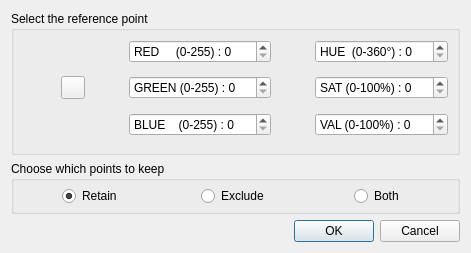
<?xml version="1.0" encoding="UTF-8"?>
<ui version="4.0">
 <class>HSVDialog</class>
 <widget class="QDialog" name="HSVDialog">
  <property name="geometry">
   <rect>
    <x>0</x>
    <y>0</y>
    <width>471</width>
    <height>253</height>
   </rect>
  </property>
  <property name="sizePolicy">
   <sizepolicy hsizetype="Fixed" vsizetype="Fixed">
    <horstretch>0</horstretch>
    <verstretch>0</verstretch>
   </sizepolicy>
  </property>
  <property name="windowTitle">
   <string>HSV color setting</string>
  </property>
  <property name="sizeGripEnabled">
   <bool>false</bool>
  </property>
  <layout class="QVBoxLayout" name="verticalLayout">
   <item>
    <layout class="QVBoxLayout" name="verticalLayout_5">
     <item>
      <widget class="QGroupBox" name="centerGroupBox">
       <property name="title">
        <string>Select the reference point </string>
       </property>
       <property name="flat">
        <bool>true</bool>
       </property>
       <layout class="QGridLayout" name="gridLayout_3">
        <item row="3" column="3">
         <spacer name="verticalSpacer_6">
          <property name="orientation">
           <enum>Qt::Vertical</enum>
          </property>
          <property name="sizeType">
           <enum>QSizePolicy::Expanding</enum>
          </property>
          <property name="sizeHint" stdset="0">
           <size>
            <width>20</width>
            <height>10</height>
           </size>
          </property>
         </spacer>
        </item>
        <item row="4" column="4">
         <spacer name="horizontalSpacer_7">
          <property name="orientation">
           <enum>Qt::Horizontal</enum>
          </property>
          <property name="sizeHint" stdset="0">
           <size>
            <width>40</width>
            <height>20</height>
           </size>
          </property>
         </spacer>
        </item>
        <item row="2" column="5">
         <widget class="QDoubleSpinBox" name="sat_first">
          <property name="prefix">
           <string notr="true">SAT (0-100%) : </string>
          </property>
          <property name="decimals">
           <number>0</number>
          </property>
          <property name="minimum">
           <double>0.000000000000000</double>
          </property>
          <property name="maximum">
           <double>255.000000000000000</double>
          </property>
         </widget>
        </item>
        <item row="0" column="3">
         <widget class="QDoubleSpinBox" name="red">
          <property name="prefix">
           <string notr="true">RED     (0-255) : </string>
          </property>
          <property name="decimals">
           <number>0</number>
          </property>
          <property name="minimum">
           <double>0.000000000000000</double>
          </property>
          <property name="maximum">
           <double>255.000000000000000</double>
          </property>
         </widget>
        </item>
        <item row="4" column="3">
         <widget class="QDoubleSpinBox" name="blue">
          <property name="prefix">
           <string notr="true">BLUE    (0-255) : </string>
          </property>
          <property name="decimals">
           <number>0</number>
          </property>
          <property name="minimum">
           <double>0.000000000000000</double>
          </property>
          <property name="maximum">
           <double>255.000000000000000</double>
          </property>
         </widget>
        </item>
        <item row="5" column="3">
         <spacer name="verticalSpacer_9">
          <property name="orientation">
           <enum>Qt::Vertical</enum>
          </property>
          <property name="sizeType">
           <enum>QSizePolicy::Expanding</enum>
          </property>
          <property name="sizeHint" stdset="0">
           <size>
            <width>20</width>
            <height>10</height>
           </size>
          </property>
         </spacer>
        </item>
        <item row="0" column="4">
         <spacer name="horizontalSpacer_2">
          <property name="orientation">
           <enum>Qt::Horizontal</enum>
          </property>
          <property name="sizeHint" stdset="0">
           <size>
            <width>40</width>
            <height>20</height>
           </size>
          </property>
         </spacer>
        </item>
        <item row="2" column="3">
         <widget class="QDoubleSpinBox" name="green">
          <property name="prefix">
           <string notr="true">GREEN (0-255) : </string>
          </property>
          <property name="decimals">
           <number>0</number>
          </property>
          <property name="minimum">
           <double>0.000000000000000</double>
          </property>
          <property name="maximum">
           <double>255.000000000000000</double>
          </property>
         </widget>
        </item>
        <item row="1" column="3">
         <spacer name="verticalSpacer_5">
          <property name="orientation">
           <enum>Qt::Vertical</enum>
          </property>
          <property name="sizeType">
           <enum>QSizePolicy::Expanding</enum>
          </property>
          <property name="sizeHint" stdset="0">
           <size>
            <width>20</width>
            <height>10</height>
           </size>
          </property>
         </spacer>
        </item>
        <item row="0" column="5">
         <widget class="QDoubleSpinBox" name="hue_first">
          <property name="prefix">
           <string notr="true">HUE  (0-360°) : </string>
          </property>
          <property name="decimals">
           <number>0</number>
          </property>
          <property name="minimum">
           <double>0.000000000000000</double>
          </property>
          <property name="maximum">
           <double>255.000000000000000</double>
          </property>
         </widget>
        </item>
        <item row="2" column="4">
         <spacer name="horizontalSpacer_3">
          <property name="orientation">
           <enum>Qt::Horizontal</enum>
          </property>
          <property name="sizeHint" stdset="0">
           <size>
            <width>40</width>
            <height>20</height>
           </size>
          </property>
         </spacer>
        </item>
        <item row="2" column="2">
         <spacer name="horizontalSpacer_5">
          <property name="orientation">
           <enum>Qt::Horizontal</enum>
          </property>
          <property name="sizeHint" stdset="0">
           <size>
            <width>40</width>
            <height>20</height>
           </size>
          </property>
         </spacer>
        </item>
        <item row="2" column="0">
         <spacer name="horizontalSpacer_6">
          <property name="orientation">
           <enum>Qt::Horizontal</enum>
          </property>
          <property name="sizeHint" stdset="0">
           <size>
            <width>40</width>
            <height>20</height>
           </size>
          </property>
         </spacer>
        </item>
        <item row="2" column="1">
         <widget class="QToolButton" name="pointPickingButton_first">
          <property name="toolTip">
           <string>Pick the plane center (click again to cancel)</string>
          </property>
          <property name="icon">
           <iconset resource="../../../../eCV/MainWindow.qrc">
            <normaloff>:/Resources/images/ecvPointPicking.png</normaloff>:/Resources/images/ecvPointPicking.png</iconset>
          </property>
          <property name="checkable">
           <bool>true</bool>
          </property>
         </widget>
        </item>
        <item row="4" column="5">
         <widget class="QDoubleSpinBox" name="val_first">
          <property name="prefix">
           <string notr="true">VAL (0-100%) : </string>
          </property>
          <property name="decimals">
           <number>0</number>
          </property>
          <property name="minimum">
           <double>0.000000000000000</double>
          </property>
          <property name="maximum">
           <double>255.000000000000000</double>
          </property>
         </widget>
        </item>
       </layout>
      </widget>
     </item>
    </layout>
   </item>
   <item>
    <widget class="QGroupBox" name="horizontalGroupBox">
     <property name="title">
      <string>Choose which points to keep </string>
     </property>
     <layout class="QHBoxLayout" name="horizontalLayout">
      <property name="topMargin">
       <number>5</number>
      </property>
      <property name="bottomMargin">
       <number>5</number>
      </property>
      <item alignment="Qt::AlignHCenter">
       <widget class="QRadioButton" name="retain">
        <property name="text">
         <string>Retain</string>
        </property>
        <property name="checked">
         <bool>true</bool>
        </property>
       </widget>
      </item>
      <item alignment="Qt::AlignHCenter">
       <widget class="QRadioButton" name="exclude">
        <property name="text">
         <string>Exclude</string>
        </property>
       </widget>
      </item>
      <item alignment="Qt::AlignHCenter">
       <widget class="QRadioButton" name="both">
        <property name="text">
         <string>Both</string>
        </property>
       </widget>
      </item>
     </layout>
    </widget>
   </item>
   <item>
    <widget class="QDialogButtonBox" name="buttonBox">
     <property name="orientation">
      <enum>Qt::Horizontal</enum>
     </property>
     <property name="standardButtons">
      <set>QDialogButtonBox::Cancel|QDialogButtonBox::Ok</set>
     </property>
    </widget>
   </item>
  </layout>
 </widget>
 <resources>
  <include location="../../../../eCV/MainWindow.qrc"/>
 </resources>
 <connections>
  <connection>
   <sender>buttonBox</sender>
   <signal>accepted()</signal>
   <receiver>HSVDialog</receiver>
   <slot>accept()</slot>
   <hints>
    <hint type="sourcelabel">
     <x>218</x>
     <y>114</y>
    </hint>
    <hint type="destinationlabel">
     <x>157</x>
     <y>118</y>
    </hint>
   </hints>
  </connection>
  <connection>
   <sender>buttonBox</sender>
   <signal>rejected()</signal>
   <receiver>HSVDialog</receiver>
   <slot>reject()</slot>
   <hints>
    <hint type="sourcelabel">
     <x>260</x>
     <y>120</y>
    </hint>
    <hint type="destinationlabel">
     <x>280</x>
     <y>118</y>
    </hint>
   </hints>
  </connection>
 </connections>
</ui>
